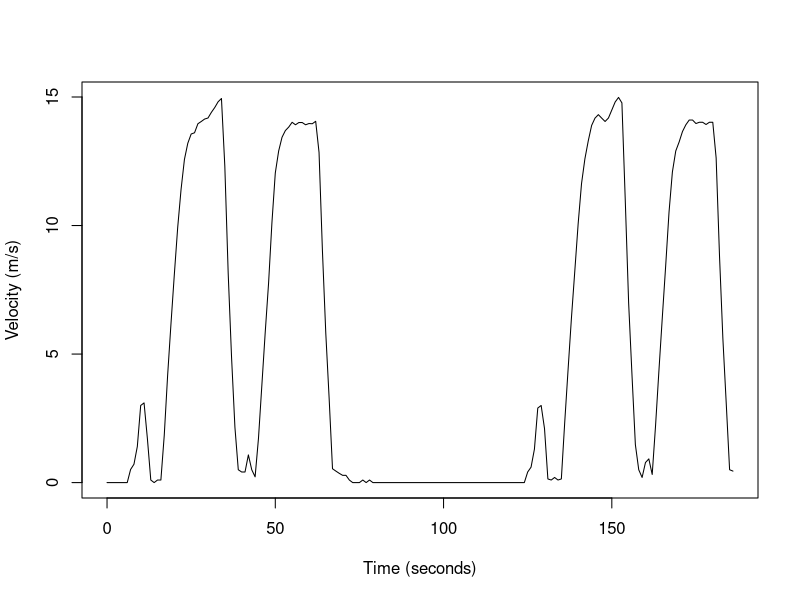

Write R code to recreate this figure.
# Set the working directory
setwd("/Users/mac/Desktop/Programming/COMP9596//DroneData")

# Read the data
data <- read.csv(file="14.csv", header=TRUE, sep=",")

# Convert date column to Date object
data$Date <- as.POSIXct(data$Date)

# Extract the data from column name to plot
data.toPlot <- data[data$Battery > 18,]

# Calculate the difference of each time point to the first (in seconds)
data.toPlot$TimeDiff <- data.toPlot$Date - data.toPlot$Date[1]

# Since TimeDiff is a time/date object, convert it to a numeric and store this as an extra column in data frame
data.toPlot$TimeDiffValue <- as.numeric(data.toPlot$TimeDiff)

# Multiple current and voltage to get Power
data.toPlot$Power <- as.double(-(data.toPlot$Current/1000) * data.toPlot$Voltage/1000)

#Get Mangnitude of Velocity
data.toPlot$Velocity <- sqrt(data.toPlot$VelocityX^2 + data.toPlot$VelocityY^2 + data.toPlot$VelocityZ^2)
data.toPlotFinal <- data.toPlot[with(data.toPlot, order(Velocity)), ]

ppi <- 200
png(file=paste("14Velocity", ".png", sep=""), height=7*ppi, width=9*ppi, res=ppi)

plot(y=data.toPlot$Velocity, x=data.toPlot$TimeDiffValue, type="l", ylab="Velocity (m/s)", xlab="Time (seconds)", lty=1, col="Black", lwd=1)
#abline(lm(data.toPlot$Power ~ data.toPlot$Velocity), col="red")
#legend("topright", legend=c("Mean Watts = 154.5845"), pch=1, lty=1, lwd=3)

dev.off()
